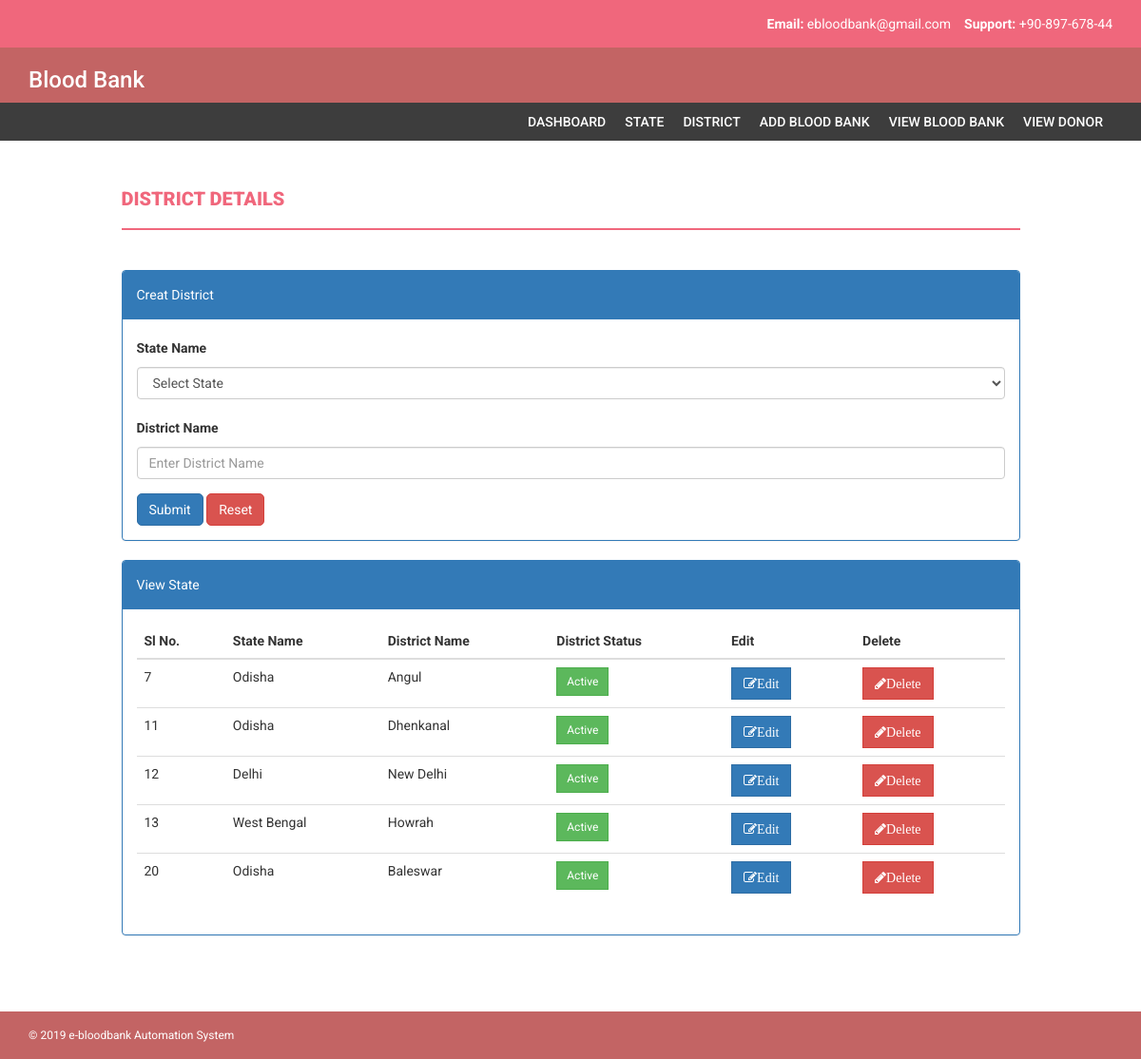
The app's page /admin/districtdetails.php (signed in) with its own data.
### tables this page shows
CREATE TABLE `districtdetails` (
  `districtid` int(11) NOT NULL,
  `districtname` varchar(50) NOT NULL,
  `districtstatus` varchar(50) NOT NULL DEFAULT 'Inactive',
  `stateid` int(11) NOT NULL
);

CREATE TABLE `statedetails` (
  `stateid` int(11) NOT NULL,
  `statename` varchar(50) NOT NULL,
  `status` varchar(50) NOT NULL DEFAULT 'Inactive'
);

### admin/districtdetails.php (the view, shortened to what this page needs)
<?php
	include 'connectionstring.php';
?>
<!DOCTYPE html>
<html xmlns="http://www.w3.org/1999/xhtml">
<head>
    <link href="../assets/css/bootstrap.css" rel="stylesheet" />
    <link href="../assets/css/font-awesome.css" rel="stylesheet" />
    <link href="../assets/css/style.css" rel="stylesheet" />
</head>
<body>
    <header>
        <div class="container">
            <div class="row">
                <div class="col-md-12">
                    <strong>Email: </strong>ebloodbank@gmail.com
                    &nbsp;&nbsp;
                    <strong>Support: </strong>+90-897-678-44
                </div>
            </div>
        </div>
    </header>
    <div class="navbar navbar-inverse set-radius-zero">
        <div class="container">
            <div class="navbar-header">
                <h3 style="font-family: 'Roboto', sans-serif;color:#FFFFFF; width: 200px;" >Blood Bank</h3>
            </div>
        </div>
    </div>
     	<?php
			include "menusection.php";
		?>
    <div class="content-wrapper" >
      <div class="container " >
          <div class="row">
            <div class="col-md-10 col-md-offset-1">
              <h4 class="page-head-line">District Details</h4>
            </div>
         </div>
         <div class="row">
           <div class="col-md-10 col-md-offset-1">
             </div>
      	  </div>
         <div class="row">
        	<div class="col-md-10 col-md-offset-1">
            </div>
      	</div>
         <div class="row">
            <div class="col-md-10 col-md-offset-1">
               <div class="panel panel-primary">
                  <div class="panel-heading">
                      Creat District
                   </div>
               <div class="panel-body">
               <form action="insertdistrict.php" method='post'>
  				  <div class="form-group">
    				 <label>State Name</label>
                     	<select id="statename" name="statename" class="form-control">
                        	<option value="">Select State</option>
                        </select>
                 </div>
                 <div class="form-group">
                    <label>District Name</label>
    					<input type="text" class="form-control" id="districtname" name="districtname" placeholder="Enter District Name" onKeyPress="return districtNameValidation(event)" />
  				  </div>
                  		<input type="submit" value="Submit" class="btn btn-primary" style=" border-radius: 5px;" onClick="return districtValidation()"/>
                        <input type="reset" value="Reset" class="btn btn-danger" style=" border-radius: 5px;" />
			   </form>
       		  </div>
   			 </div>
            </div>
          </div>
      <div class="row">
       <div class="col-md-10 col-md-offset-1">
          <div class="panel panel-primary">
            <div class="panel-heading">
               View State
            </div>
            <div class="panel-body">
              <div class="table-responsive">
                 <table class="table table-hover">
                   <thead>
                      <tr>
                         <th>Sl No.</th>
                         <th>State Name</th>
                         <th>District Name</th>
                         <th>District Status</th>
                         <th>Edit</th>
                         <th>Delete</th>
                       </tr>
                   </thead>
                 <tbody>
                 	<?php
						$districtqry="select statename,districtid,districtname,districtstatus FROM districtdetails INNER JOIN statedetails  ON districtdetails.stateid=statedetails.stateid";
						$districtdata=$conn->query($districtqry);
						foreach($districtdata as $districtvalue){
					?>
                     <tr>
                       <td><?php echo $districtvalue['districtid']; ?></td>
                       <td><?php echo $districtvalue['statename']; ?></td>
                       <td><?php echo $districtvalue['districtname']; ?></td>
                       <?php
					   	if($districtvalue['districtstatus']=='Active'){ ?>
                       <td><a href="districtstatus.php ? id=<?php echo $districtvalue['districtid'];?>" class="btn btn-success btn-sm"><?php echo $districtvalue['districtstatus']; ?></a></td>
                       <?php }else{ ?>
                       <td><a href="districtstatus.php ? id=<?php echo $districtvalue['districtid'];?>" class="btn btn-danger btn-sm""><?php echo $districtvalue['districtstatus']; ?></a></td> <?php } ?>
                       <td><a class="btn btn-primary" href="editdistrict.php ? id=<?php echo $districtvalue['districtid']; ?>"><i class='fa fa-edit'>Edit</i></a></td>
                       <td><a class="btn btn-danger" href="deletedistrict.php ? id=<?php echo $districtvalue['districtid']; ?>"><i class="fa fa-pencil">Delete</i></a></td>
                     </tr>
                     <?php } ?>
                 </tbody>
                </table>
              </div>
            </div>
          </div>
       </div>
    </div>
 </div>
</div>
    	<?php
			include 'footer.php';
		?>
</body>
</html>

### assets/css/style.css (style rules this page uses)
body { font-family: 'Roboto', sans-serif; line-height: 30px; }
.set-radius-zero { border-radius: 0px; -moz-border-radius: 0px; -webkit-border-radius: 0px; }
.content-wrapper { margin-top: 40px; min-height: 600px; padding-bottom: 60px; }
.page-head-line { font-weight: 900; padding-bottom: 20px; border-bottom: 2px solid #F0677C; text-transform: uppercase; color: #F0677C; font-size: 20px; margin-bottom: 40px; }
.btn { border-radius: 0px; -webkit-border-radius: 0px; -moz-border-radius: 0px; }
header { background-color: #F0677C; color: #fff; padding: 10px; text-align: right; }
.navbar-inverse { background-color: #C36464; border-color: transparent; }
.navbar { margin-bottom: 0px; }

### records on screen
districtdetails: districtid "7", stateid.statename "Odisha", districtname "Angul", districtstatus "Active"
districtdetails: districtid "11", stateid.statename "Odisha", districtname "Dhenkanal", districtstatus "Active"
districtdetails: districtid "12", stateid.statename "Delhi", districtname "New Delhi", districtstatus "Active"
districtdetails: districtid "13", stateid.statename "West Bengal", districtname "Howrah", districtstatus "Active"
districtdetails: districtid "20", stateid.statename "Odisha", districtname "Baleswar", districtstatus "Active"
